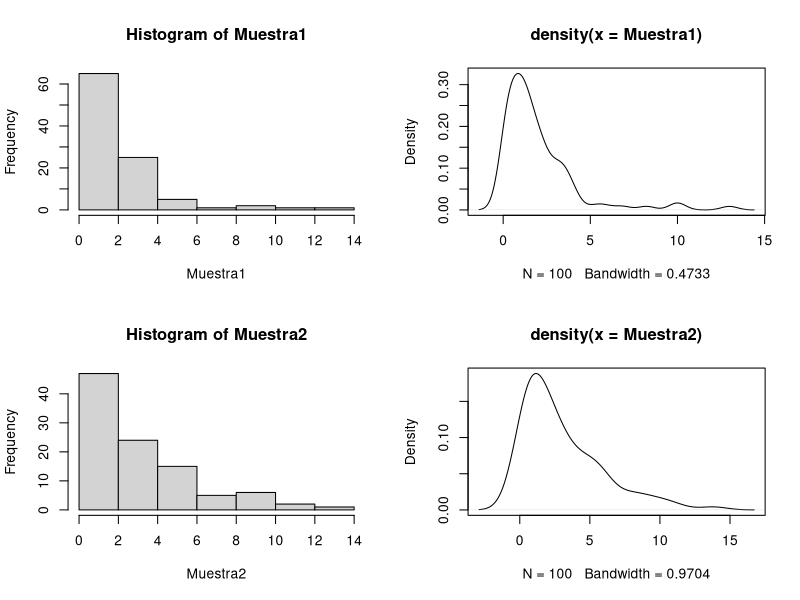
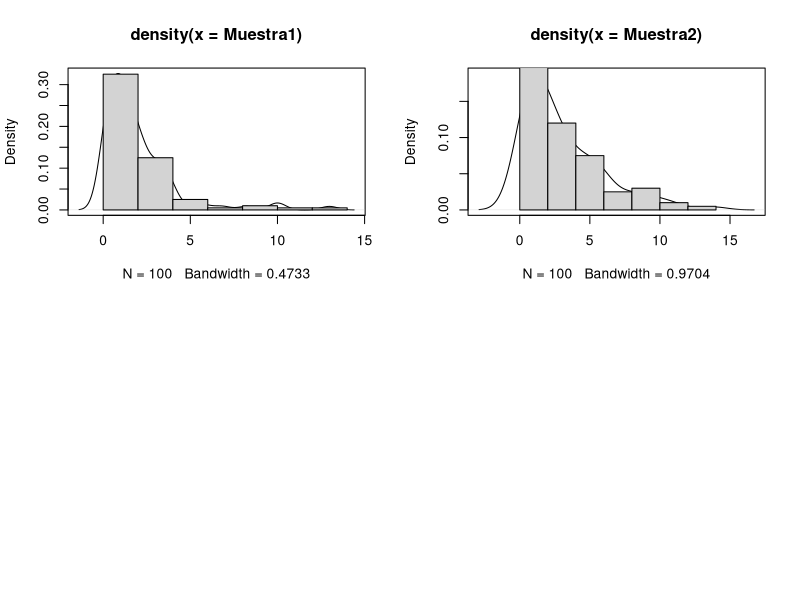

These figures' R source, in order: (Note: this script raises an error after producing the figures.)
# Cargo los datos

datos=read.table("grupo11.txt")
Muestra1=datos[,1];Muestra2=datos[,2]


# Tests de Ajuste #

# Estimacion de las densidades #

# Graficas #

par(mfrow=c(2,2))
hist(Muestra1)
plot(density(Muestra1))
hist(Muestra2)
plot(density(Muestra2))


plot(density(Muestra1))
hist(Muestra1,add=TRUE,prob=TRUE)

plot(density(Muestra2))
hist(Muestra2,add=TRUE,prob=TRUE)


################################################################################
################# Test de Lilliefors de ajuste exponencial #####################

# La hipotesis Ho corresponde a que los datos de la muestra se ajustan a una 
# exponencial de parametro estimado por MVS y H1 que no 

# Muestra1
# Estimo por maxima verosimilitud el parametro p1 como 1/Xn, Xn = promedio
# de los datos de la muestra1

Xn=mean(Muestra1);Xn
p1=1/Xn;p

# Hago el test de Kolmogorov-Smirnov usando el parametro p1
# para averiguar el estadistico Dn

ks.test(Muestra1,"pexp",p1)
Dn=0.0585
# pv para 0.1 de error
pv=0.96/sqrt(100);pv
Dn<pv
# pv para 0.2 de error
pv=0.86/sqrt(100);pv
Dn<pv

# Se concluye que no se rechaza la hipotesis nula Ho para la muestra1 #

# Muestra2
# Estimo por maxima verosimilitud el parametro p2 como 1/Xn, Xn = promedio
# de los datos de la muestra2

Xn=mean(Muestra2);Xn
p2=1/Xn;p2

# Hago el test de Kolmogorov-Smirnov usando el parametro p2
# para averiguar el estadistico Dn

ks.test(Muestra2,"pexp",p2)
Dn=0.0395
# pv para 0.1 de error
pv=0.96/sqrt(100);pv
Dn<pv
# pv para 0.2 de error
pv=0.86/sqrt(100);pv
Dn<pv

# Se concluye que no se rechaza la hipotesis nula Ho para la muestra2 #

# En conclusion ninguna de las dos muestras rechazan la hipotesis que sus datos 
# tengan distribucion exponencial
################################################################################

#####################################
###### Test Kolmogorov-Smirnov ######
#####################################

M1_1=matrix(nrow=50,ncol=1)
for (i in 1:50) {
	M1_1[i]=Muestra1[i]
	}
M1_2=matrix(nrow=50,ncol=1)	
for (i in 1:50) {
	M1_2[i]=Muestra1[i+50]
	}
ks.test(M1_2,"pexp",1/mean(M1_1))
ks.test(M1_1,"pexp",1/mean(M1_2))

# No se rechaza la hipotesis nula Ho para la muestra1 #

M2_1=matrix(nrow=50,ncol=1)
for (i in 1:50) {
	M2_1[i]=Muestra2[i]
	}
M2_2=matrix(nrow=50,ncol=1)	
for (i in 1:50) {
	M2_2[i]=Muestra2[i+50]
	}
ks.test(M2_2,"pexp",1/mean(M2_1))
ks.test(M2_1,"pexp",1/mean(M2_2))

# No se rechaza la hipotesis nula Ho para la muestra2 #
 
